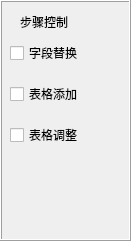
      <widget class="QFrame" name="frame_15">
       <property name="geometry">
        <rect>
         <x>980</x>
         <y>330</y>
         <width>131</width>
         <height>241</height>
        </rect>
       </property>
       <property name="styleSheet">
        <string notr="true">font: 10pt &quot;黑体&quot;;</string>
       </property>
       <property name="frameShape">
        <enum>QFrame::Box</enum>
       </property>
       <property name="frameShadow">
        <enum>QFrame::Raised</enum>
       </property>
       <widget class="QWidget" name="layoutWidget_7">
        <property name="geometry">
         <rect>
          <x>10</x>
          <y>30</y>
          <width>101</width>
          <height>131</height>
         </rect>
        </property>
        <property name="styleSheet">
         <string notr="true">font: 10pt &quot;黑体&quot;;</string>
        </property>
        <layout class="QGridLayout" name="gridLayout_23">
         <item row="0" column="0">
          <widget class="QCheckBox" name="checkBox_9">
           <property name="styleSheet">
            <string notr="true">font: 10pt &quot;黑体&quot;;</string>
           </property>
           <property name="text">
            <string>字段替换</string>
           </property>
          </widget>
         </item>
         <item row="1" column="0">
          <widget class="QCheckBox" name="checkBox_10">
           <property name="styleSheet">
            <string notr="true">font: 10pt &quot;黑体&quot;;</string>
           </property>
           <property name="text">
            <string>表格添加</string>
           </property>
          </widget>
         </item>
         <item row="2" column="0">
          <widget class="QCheckBox" name="checkBox_11">
           <property name="styleSheet">
            <string notr="true">font: 10pt &quot;黑体&quot;;</string>
           </property>
           <property name="text">
            <string>表格调整</string>
           </property>
          </widget>
         </item>
        </layout>
       </widget>
       <widget class="QLabel" name="label_120">
        <property name="geometry">
         <rect>
          <x>20</x>
          <y>10</y>
          <width>91</width>
          <height>23</height>
         </rect>
        </property>
        <property name="styleSheet">
         <string notr="true">font: 10pt &quot;黑体&quot;;</string>
        </property>
        <property name="text">
         <string>步骤控制</string>
        </property>
       </widget>
      </widget>
